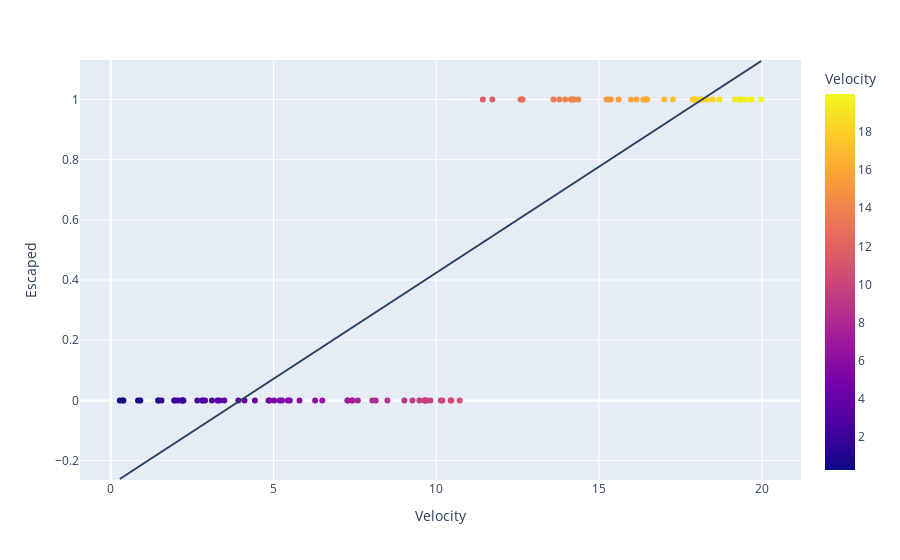

Here is the notebook cell this chart was saved with:
### Markdown cell above
## Linear Regression

### Code cell
m, c = numpy.polyfit(velocity, escaped, 1)

y = []

for x in velocity:
    value = m * x + c
    y.append(value)

figure = px.scatter(x=velocity, y=escaped, color=velocity, labels=dict(y="Escaped", x="Velocity", color="Velocity"))

figure.update_layout(shapes=[dict(type="line", x0=min(velocity), x1=max(velocity), y0=min(y), y1=max(y))])

figure.show()

### Figure 1 — Plotly figure (JSON) as saved in the notebook; plotly's stock layout.template omitted (floating-point values rounded to 4 significant figures)
{"data": [{"hovertemplate": "Velocity=%{marker.color}<br>Escaped=%{y}<extra></extra>", "legendgroup": "", "marker": {"color": [0.37, 15.98, 5.8, 15.23, 19.33, 14.19, 10.14, 9.02, 10.46, 16.45, 8.5, 1.46, 10.19, 7.28, 1.95, 7.27, 19.29, 19.66, 5.5, 3.92, 14.15, 2.23, 18.01, 5.44, 15.6, 16.15, 14.24, 0.39, 2.19, 17.91, 19.69, 7.59, 18.1, 14.14, 5.19, 12.65, 16.41, 9.27, 1.99, 2.23, 9.67, 0.91, 8.14, 19.37, 4.11, 16.36, 16.48, 11.43, 10.44, 7.41, 2.9, 3.28, 12.59, 14.36, 2.07, 17.27, 12.63, 3.11, 11.72, 19.17, 15.29, 19.98, 9.48, 17, 13.96, 18.49, 2.66, 18.15, 9.65, 13.6, 18.7, 9.71, 3.35, 7.43, 9.64, 2.18, 5.26, 2.81, 9.82, 19.5, 1.46, 0.28, 2.83, 1.56, 4.85, 18.12, 4.43, 17.88, 13.78, 4.88, 3.49, 6.5, 6.28, 0.84, 18.31, 10.72, 15.36, 5.02, 8.04, 17.94], "coloraxis": "coloraxis", "symbol": "circle"}, "mode": "markers", "name": "", "orientation": "v", "showlegend": false, "type": "scatter", "x": [0.37, 15.98, 5.8, 15.23, 19.33, 14.19, 10.14, 9.02, 10.46, 16.45, 8.5, 1.46, 10.19, 7.28, 1.95, 7.27, 19.29, 19.66, 5.5, 3.92, 14.15, 2.23, 18.01, 5.44, 15.6, 16.15, 14.24, 0.39, 2.19, 17.91, 19.69, 7.59, 18.1, 14.14, 5.19, 12.65, 16.41, 9.27, 1.99, 2.23, 9.67, 0.91, 8.14, 19.37, 4.11, 16.36, 16.48, 11.43, 10.44, 7.41, 2.9, 3.28, 12.59, 14.36, 2.07, 17.27, 12.63, 3.11, 11.72, 19.17, 15.29, 19.98, 9.48, 17, 13.96, 18.49, 2.66, 18.15, 9.65, 13.6, 18.7, 9.71, 3.35, 7.43, 9.64, 2.18, 5.26, 2.81, 9.82, 19.5, 1.46, 0.28, 2.83, 1.56, 4.85, 18.12, 4.43, 17.88, 13.78, 4.88, 3.49, 6.5, 6.28, 0.84, 18.31, 10.72, 15.36, 5.02, 8.04, 17.94], "xaxis": "x", "y": [0, 1, 0, 1, 1, 1, 0, 0, 0, 1, 0, 0, 0, 0, 0, 0, 1, 1, 0, 0, 1, 0, 1, 0, 1, 1, 1, 0, 0, 1, 1, 0, 1, 1, 0, 1, 1, 0, 0, 0, 0, 0, 0, 1, 0, 1, 1, 1, 0, 0, 0, 0, 1, 1, 0, 1, 1, 0, 1, 1, 1, 1, 0, 1, 1, 1, 0, 1, 0, 1, 1, 0, 0, 0, 0, 0, 0, 0, 0, 1, 0, 0, 0, 0, 0, 1, 0, 1, 1, 0, 0, 0, 0, 0, 1, 0, 1, 0, 0, 1], "yaxis": "y"}], "layout": {"coloraxis": {"colorbar": {"title": {"text": "Velocity"}}, "colorscale": [[0, "#0d0887"], [0.1111, "#46039f"], [0.2222, "#7201a8"], [0.3333, "#9c179e"], [0.4444, "#bd3786"], [0.5556, "#d8576b"], [0.6667, "#ed7953"], [0.7778, "#fb9f3a"], [0.8889, "#fdca26"], [1, "#f0f921"]]}, "legend": {"tracegroupgap": 0}, "margin": {"t": 60}, "shapes": [{"type": "line", "x0": 0.28, "x1": 19.98, "y0": -0.2613, "y1": 1.128}], "xaxis": {"anchor": "y", "domain": [0, 1], "title": {"text": "Velocity"}}, "yaxis": {"anchor": "x", "domain": [0, 1], "title": {"text": "Escaped"}}}}
